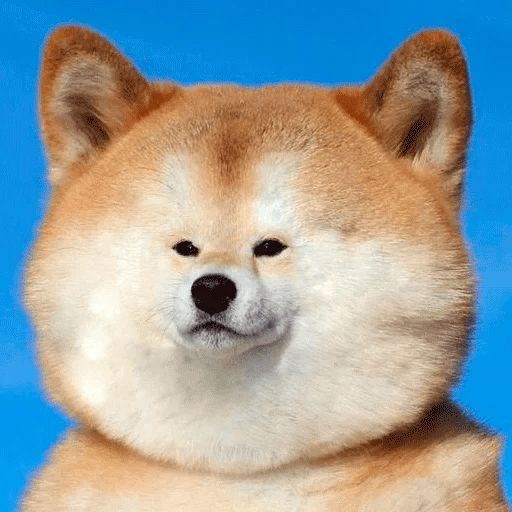
#> input picture samples/input/2.png, 512 x 512 px
$ python imageToAscii.py
#> lines starting #> are read from the running program, lines starting #| are printed output that depends on the picture
# Takes in an image, converts it to grayscale, and then to ascii characters and outputs a .txt file with the ascii art.

from PIL import Image
import json

# Number of characters in each line
width = 300

clamp = True
mult = 1.0
sub = 0.0

# Image path
imgPath = "samples/input/2.png"
outPath = "asciiArt.txt"

# Load the dictionary
with open("charDict.json", "r") as f:
#> (reads charDict.json from the repository)
    charDict = json.load(f)

# Load the image
img = Image.open(imgPath)
#> img is the input picture: PIL image 512x512 P; mean R, G, B 149, 161.2, 162.2
img = img.convert("L")
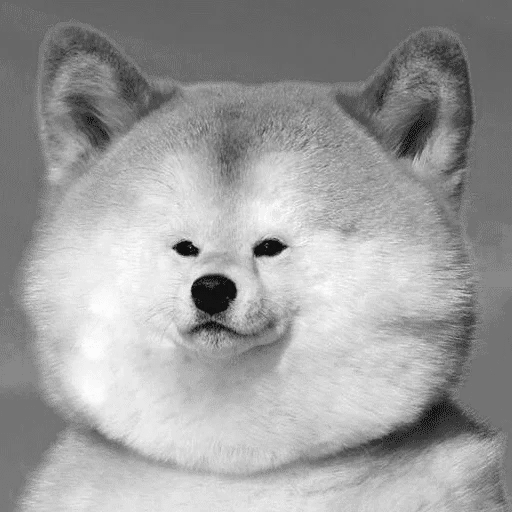
#> img: PIL image 512x512 L; min 15, max 252, mean 157.7

# Resize the image
aspectRatio = (2*img.width) / img.height
#> aspectRatio = 2
img = img.resize((width, int(width / aspectRatio)))
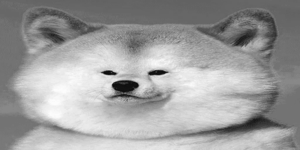
#> img: PIL image 300x150 L; min 10, max 252, mean 157.7

# Clamp the image
if clamp:
    # Find the min and max pixel values
    minVal = 255
    maxVal = 0

    for y in range(img.height):
        for x in range(img.width):
            pixel = img.getpixel((x, y))
            minVal = min(minVal, pixel)
            maxVal = max(maxVal, pixel)

    sub = minVal
    mult = 255.0 / maxVal

# Convert the image to ascii
asciiArt = ""
for y in range(img.height):
    for x in range(img.width):
        pixel = img.getpixel((x, y))
        pixel = (pixel-sub)*mult

        # Get the closest key in the dictionary
        closestKey = min(charDict.keys(), key=lambda key: abs(float(key)-(255.0-pixel)))
        asciiArt += charDict[closestKey]

    asciiArt += "\n"

# Output to file
with open(outPath, "w") as f:
    f.write(asciiArt)
